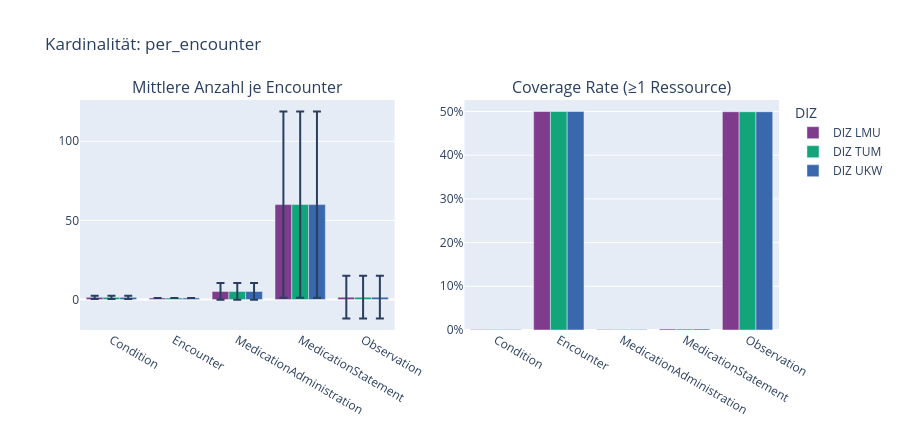

Write notebook code for a chart like this one.
### Markdown cell above
---
## 4. Kardinalitätsvergleich

Wie viele Ressourcen eines Typs hat ein Patient/Encounter durchschnittlich — im Vergleich zwischen DIZ?

### Code cell
if not df_card.empty:
    for anchor in df_card["anchor_type"].unique():
        sub = df_card[df_card["anchor_type"] == anchor].copy()

        anchor_label = "Patient" if "patient" in anchor else "Encounter"

        fig = make_subplots(
            rows=1, cols=2,
            subplot_titles=[f"Mittlere Anzahl je {anchor_label}", f"Coverage Rate (≥1 Ressource)"]
        )

        for diz_name in LOADED_DIZ:
            d = sub[sub["diz"] == diz_name]
            # Mean mit Fehlerbalken (std_dev)
            fig.add_trace(go.Bar(
                name=diz_name, x=d["resource_type"], y=d["mean"],
                error_y=dict(type="data", array=d["std_dev"].fillna(0).tolist()),
                marker_color=COLOR_MAP[diz_name],
                showlegend=True
            ), row=1, col=1)

            fig.add_trace(go.Bar(
                name=diz_name, x=d["resource_type"], y=d["coverage_rate"],
                marker_color=COLOR_MAP[diz_name],
                showlegend=False
            ), row=1, col=2)

        fig.update_layout(
            barmode="group", height=430,
            title_text=f"Kardinalität: {anchor}",
            legend_title="DIZ"
        )
        fig.update_yaxes(tickformat=".0%", row=1, col=2)
        fig.show()

    # Detailtabelle: Perzentile im Vergleich
    print("\nKardinalitäts-Detailtabelle (per_patient):")
    detail_cols = ["diz", "resource_type", "total_resources", "min", "mean", "median", "max", "p90", "p99", "coverage_rate"]
    available = [c for c in detail_cols if c in df_card.columns]
    display(
        df_card[df_card["anchor_type"] == "per_patient"][available]
        .sort_values(["resource_type", "diz"])
        .reset_index(drop=True)
    )
else:
    print("Keine _cardinality.csv Daten geladen.")

### Figure 1 — Plotly figure (JSON) as saved in the notebook; plotly's stock layout.template omitted (floating-point values rounded to 4 significant figures)
{"data": [{"error_y": {"array": [1.1, 0.03, 5.31, 58.82, 13.5], "type": "data"}, "marker": {"color": "rgb(127, 60, 141)"}, "name": "DIZ LMU", "showlegend": true, "x": ["Condition", "Encounter", "MedicationAdministration", "MedicationStatement", "Observation"], "y": [1.38, 1.0, 5.12, 60.0, 1.53], "type": "bar", "xaxis": "x", "yaxis": "y"}, {"marker": {"color": "rgb(127, 60, 141)"}, "name": "DIZ LMU", "showlegend": false, "x": ["Condition", "Encounter", "MedicationAdministration", "MedicationStatement", "Observation"], "y": [0.0011, 0.4999, 0.0013, 0.0025, 0.4994], "type": "bar", "xaxis": "x2", "yaxis": "y2"}, {"error_y": {"array": [1.1, 0.03, 5.31, 58.82, 13.5], "type": "data"}, "marker": {"color": "rgb(17, 165, 121)"}, "name": "DIZ TUM", "showlegend": true, "x": ["Condition", "Encounter", "MedicationAdministration", "MedicationStatement", "Observation"], "y": [1.38, 1.0, 5.12, 60.0, 1.53], "type": "bar", "xaxis": "x", "yaxis": "y"}, {"marker": {"color": "rgb(17, 165, 121)"}, "name": "DIZ TUM", "showlegend": false, "x": ["Condition", "Encounter", "MedicationAdministration", "MedicationStatement", "Observation"], "y": [0.0011, 0.4999, 0.0013, 0.0025, 0.4994], "type": "bar", "xaxis": "x2", "yaxis": "y2"}, {"error_y": {"array": [1.1, 0.03, 5.31, 58.82, 13.5], "type": "data"}, "marker": {"color": "rgb(57, 105, 172)"}, "name": "DIZ UKW", "showlegend": true, "x": ["Condition", "Encounter", "MedicationAdministration", "MedicationStatement", "Observation"], "y": [1.38, 1.0, 5.12, 60.0, 1.53], "type": "bar", "xaxis": "x", "yaxis": "y"}, {"marker": {"color": "rgb(57, 105, 172)"}, "name": "DIZ UKW", "showlegend": false, "x": ["Condition", "Encounter", "MedicationAdministration", "MedicationStatement", "Observation"], "y": [0.0011, 0.4999, 0.0013, 0.0025, 0.4994], "type": "bar", "xaxis": "x2", "yaxis": "y2"}], "layout": {"xaxis": {"anchor": "y", "domain": [0.0, 0.45]}, "yaxis": {"anchor": "x", "domain": [0.0, 1.0]}, "xaxis2": {"anchor": "y2", "domain": [0.55, 1.0]}, "yaxis2": {"anchor": "x2", "domain": [0.0, 1.0], "tickformat": ".0%"}, "annotations": [{"font": {"size": 16}, "showarrow": false, "text": "Mittlere Anzahl je Encounter", "x": 0.225, "xanchor": "center", "xref": "paper", "y": 1.0, "yanchor": "bottom", "yref": "paper"}, {"font": {"size": 16}, "showarrow": false, "text": "Coverage Rate (≥1 Ressource)", "x": 0.775, "xanchor": "center", "xref": "paper", "y": 1.0, "yanchor": "bottom", "yref": "paper"}], "title": {"text": "Kardinalität: per_encounter"}, "barmode": "group", "height": 430, "legend": {"title": {"text": "DIZ"}}}}
